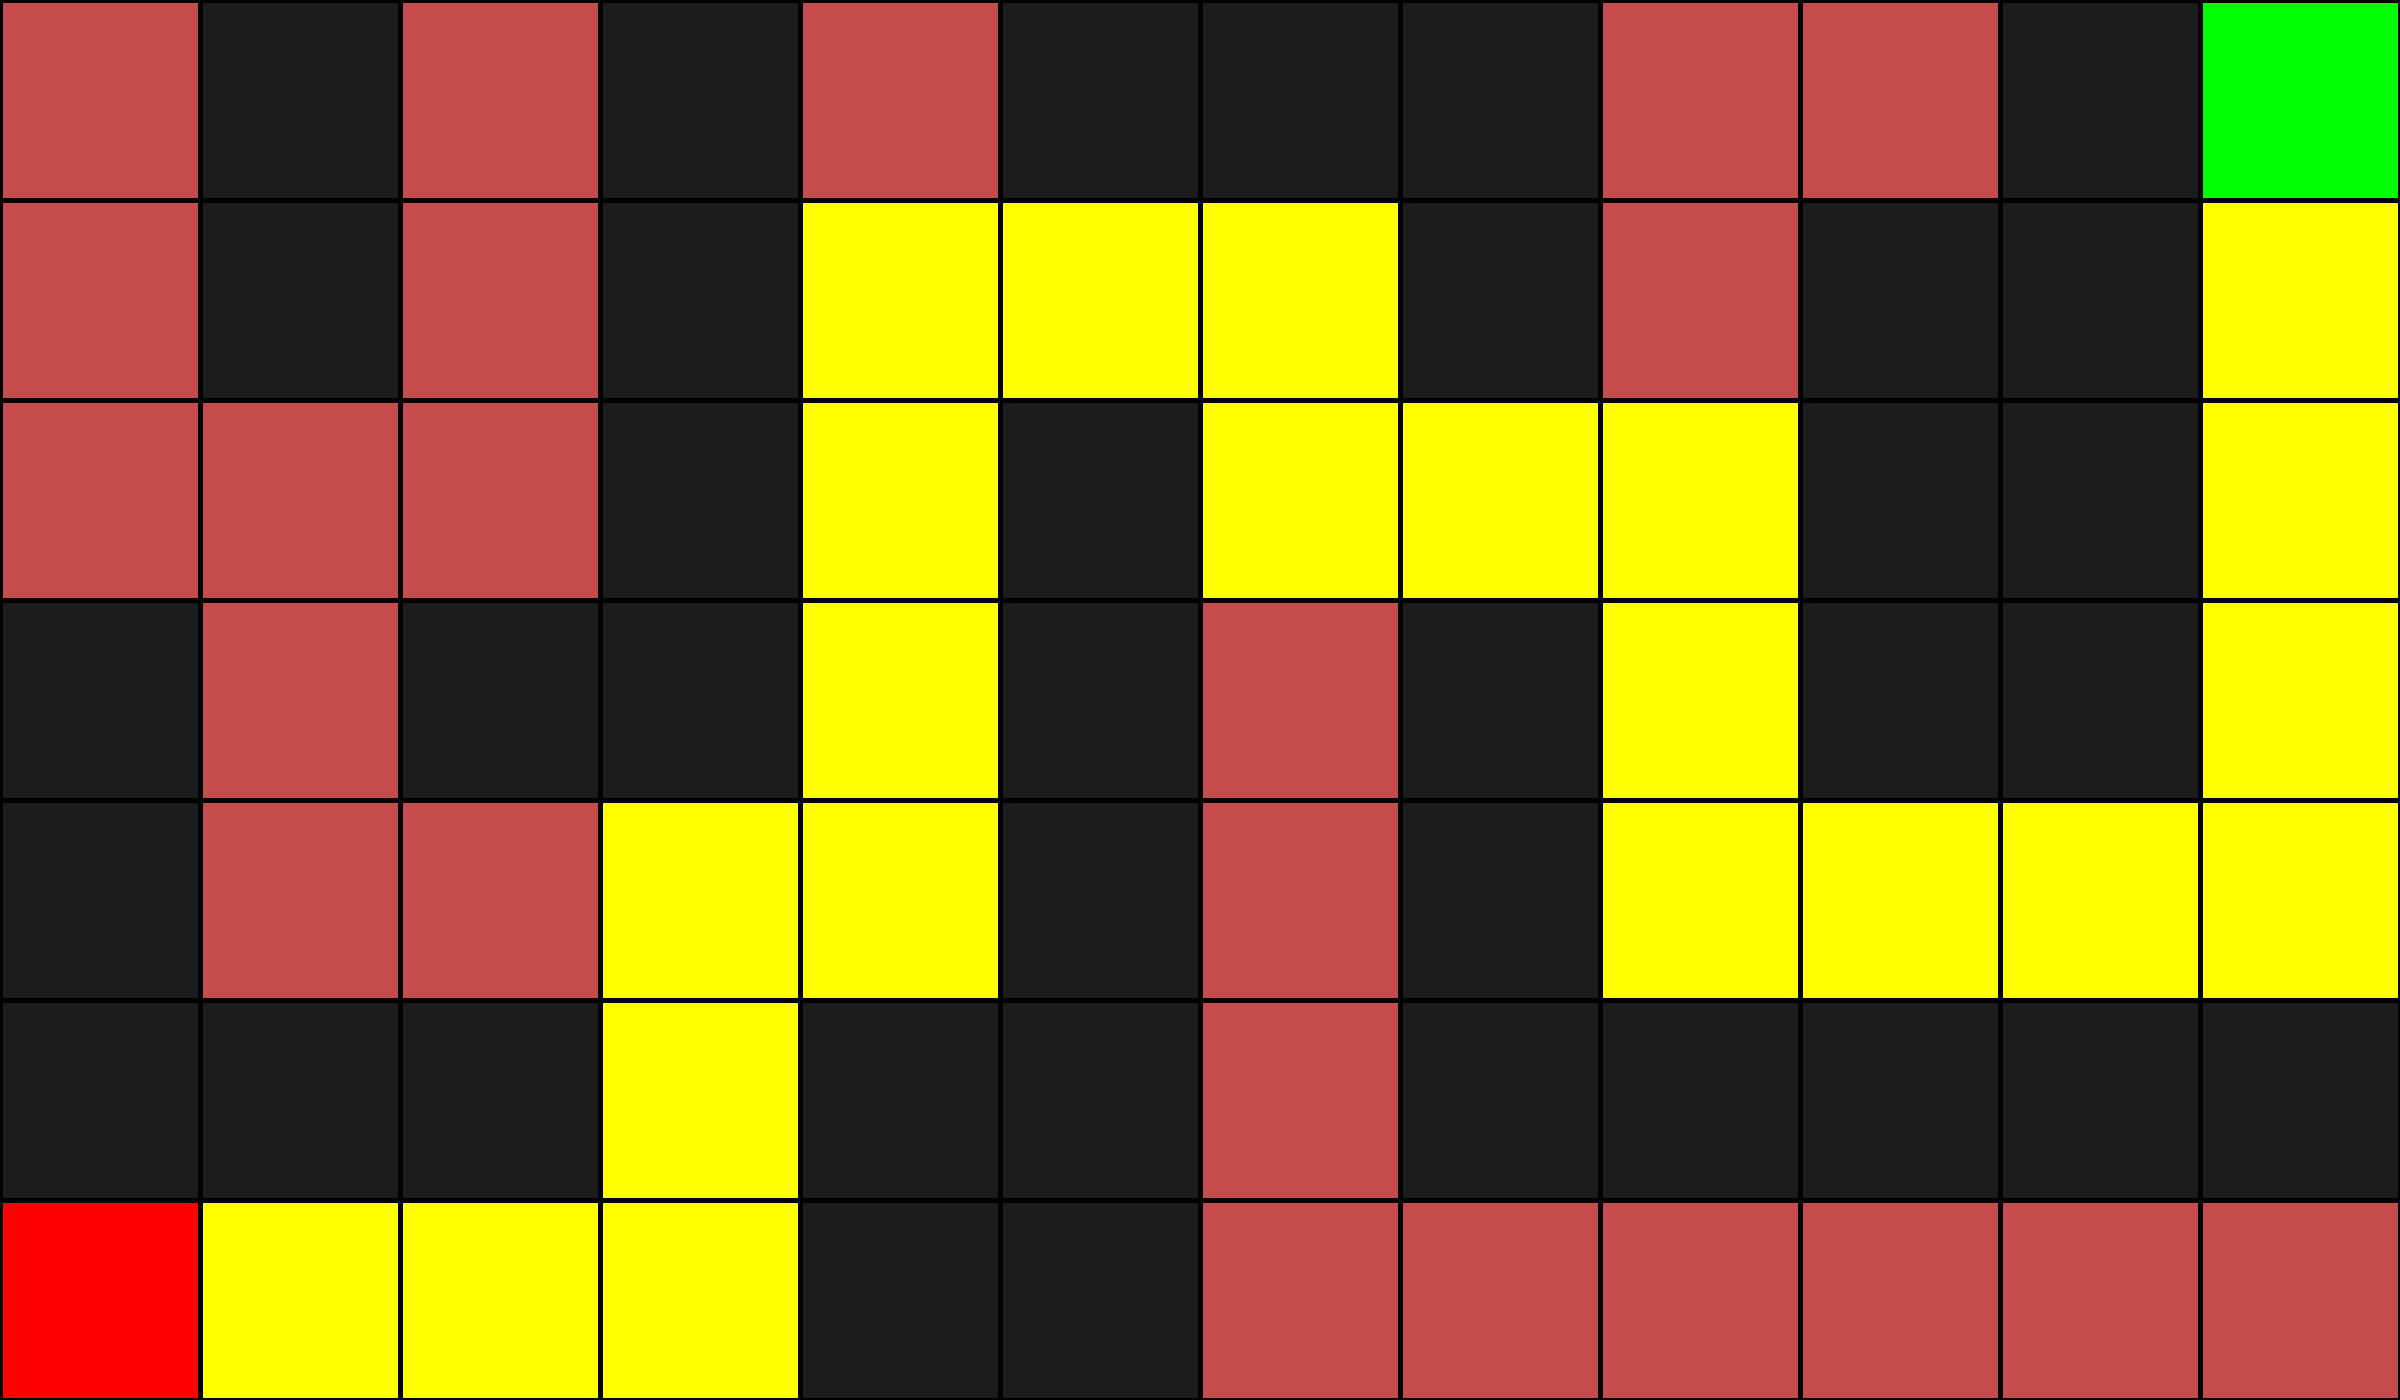

Python code for this plot:
class Node:
    def __init__(self, state, parent, action):
        self.state = state
        self.parent = parent
        self.action = action


class StackFrontier:
    def __init__(self):
        self.frontier = []

    def add(self, node):
        self.frontier.append(node)

    def contains_state(self, state):
        return any(node.state == state for node in self.frontier)

    def empty(self):
        return len(self.frontier) == 0

    def remove(self):
        if self.empty():
            raise Exception("empty frontier")
        else:
            node = self.frontier[-1]
            self.frontier = self.frontier[:-1]
            return node


class QueueFrontier(StackFrontier):
    def remove(self):
        if self.empty():
            raise Exception("empty frontier")
        else:
            node = self.frontier[0]
            self.frontier = self.frontier[1:]
            return node


class Maze:
    def __init__(self, filename, show_image, verbose, bfs):
        self.filename = filename
        self.show_image = show_image
        self.verbose = verbose
        self.bfs = bfs

        with open(filename) as f:
            contents = f.read()

        if contents.count("A") != 1:
            raise Exception("maze must have exactly one start point")
        if contents.count("B") != 1:
            raise Exception("maze must have exactly one goal")

        self.map = contents.splitlines()
        self.height = len(self.map)
        self.width = max(len(line) for line in self.map)

        for i in range(self.height):
            for j in range(self.width):
                try:
                    if self.map[i][j] == "A":
                        self.start = (i, j)
                    elif self.map[i][j] == "B":
                        self.goal = (i, j)
                except IndexError:
                    pass

        self.solution = None

    def print(self):
        print()
        for i, row in enumerate(self.map):
            for j, col in enumerate(row):
                if (
                    (i, j) != self.start
                    and (i, j) != self.goal
                    and self.solution is not None
                    and (i, j) in self.solution
                ):
                    print("*", end="")
                else:
                    print(self.map[i][j], end="")
            print()
        print("Moved steps", self.moved_steps)

    def display_image(self):
        from PIL import Image, ImageDraw

        if not self.show_image:
            return
        self.square_size = 200
        img = Image.new(
            "RGB", (self.width * self.square_size, self.height * self.square_size)
        )
        canvas = ImageDraw.Draw(img)
        colors = {
            "A": (255, 0, 0),
            "B": (0, 255, 0),
            "#": (27, 27, 27),
            " ": (255, 255, 255),
        }
        for i, row in enumerate(self.map):
            for j, col in enumerate(row):
                fill = colors[self.map[i][j]]
                if (
                    self.verbose
                    and (i, j) != self.start
                    and (i, j) != self.goal
                    and self.visited is not None
                    and (i, j) in self.visited
                ):
                    fill = (196, 76, 74)
                if (
                    (i, j) != self.start
                    and (i, j) != self.goal
                    and self.solution is not None
                    and (i, j) in self.solution
                ):
                    fill = (255, 255, 0)
                canvas.rectangle(
                    [
                        (j * self.square_size, i * self.square_size),
                        (
                            j * self.square_size + self.square_size,
                            i * self.square_size + self.square_size,
                        ),
                    ],
                    fill=fill,
                    outline=(0, 0, 0),
                    width=3,
                )
        img.show()
        img.save("maze.png", "PNG")

    def solve(self):
        self.moved_steps = 0
        self.frontier = QueueFrontier() if self.bfs else StackFrontier()
        self.visited = set(self.start)
        node = Node(state=self.start, parent=None, action=None)
        self.frontier.add(node)
        while not self.frontier.empty():
            node = self.frontier.remove()
            self.visited.add(node.state)
            self.moved_steps += 1

            if self.goal == node.state:
                self.solution = []
                while node:
                    self.solution.append(node.state)
                    node = node.parent
                break

            (i, j) = node.state
            down = Node(state=(i + 1, j), parent=node, action=None)
            up = Node(state=(i - 1, j), parent=node, action=None)
            right = Node(state=(i, j + 1), parent=node, action=None)
            left = Node(state=(i, j - 1), parent=node, action=None)
            if self.__valid_state(node=down):
                self.frontier.add(down)
            if self.__valid_state(node=up):
                self.frontier.add(up)
            if self.__valid_state(node=left):
                self.frontier.add(left)
            if self.__valid_state(node=right):
                self.frontier.add(right)

        self.display_image()

    def __solve_helper(self, node):
        if node == None:
            return
        if self.goal == node.state:
            self.solution = []
            while node:
                self.solution.append(node.state)
                node = node.parent
            return
        if not self.__valid_state(node=node):
            return

        self.moved_steps += 1
        self.visited.add(node.state)

        (i, j) = node.state
        self.__solve_helper(node=(Node(state=(i + 1, j), parent=node, action=None)))
        self.__solve_helper(node=(Node(state=(i - 1, j), parent=node, action=None)))
        self.__solve_helper(node=(Node(state=(i, j + 1), parent=node, action=None)))
        self.__solve_helper(node=(Node(state=(i, j - 1), parent=node, action=None)))

    def __valid_state(self, node):
        (i, j) = node.state
        return (
            i >= 0
            and i < self.height
            and j >= 0
            and j < self.width
            and (i, j) not in self.visited
            and self.map[i][j] != "#"
        )


if __name__ == "__main__":
    import sys

    if "--help" in sys.argv:
        print("Usage:", "python maze.py [FILEPATH] [OPTIONS]")
        print("Options:")
        print("--show-image:", "show image of the maze")
        print(
            "--bfs:",
            "use breadth first search, default algorithm is depth first search",
        )
        print("--verbose:", "show all explored path when --show-image option is true")
    else:
        print('Type "--help" for more information.')
        if len(sys.argv) <= 1 or not sys.argv[1].endswith(".txt"):
            raise Exception("must provide a text file")
        filename = sys.argv[1]
        show_image = "--show-image" in sys.argv
        verbose = "--verbose" in sys.argv
        bfs = "--bfs" in sys.argv

        maze = Maze(filename, show_image, verbose, bfs)
        maze.solve()
        maze.print()
